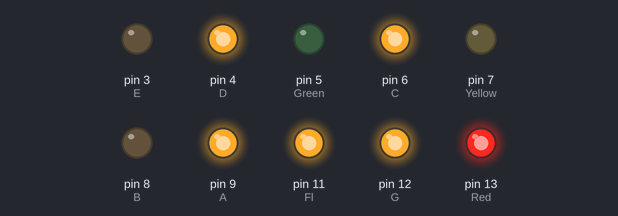
Bench run of a sketch on a simulated Arduino Uno, built with avr-gcc and run on an emulated ATmega328P. On the bench: output pins drawn as LEDs (lit = HIGH).

Above: at 0.5 s.
At 1.5 s:
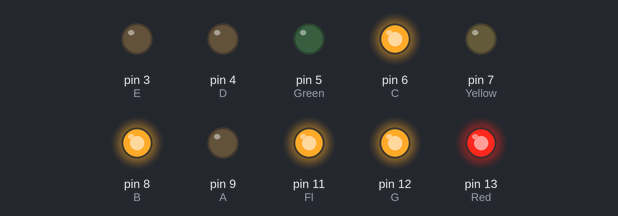
At 3.5 s:
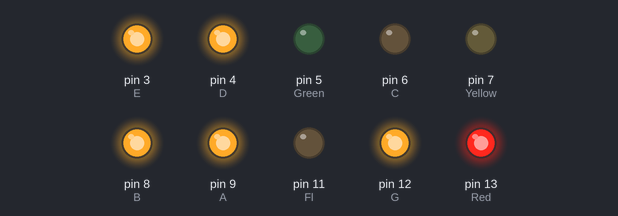
At 6.5 s:
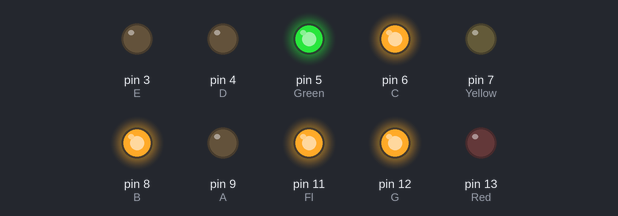
At 10.0 s:
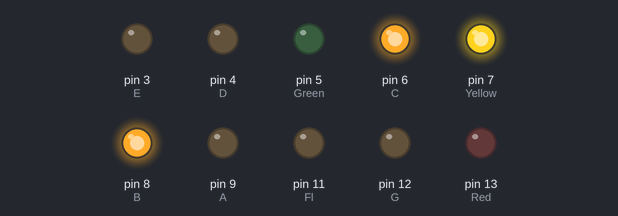
At 13.0 s:
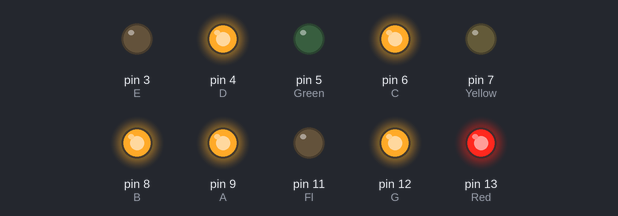
Timing chart, 0 to 13.7 s (numbered marks = the images above):
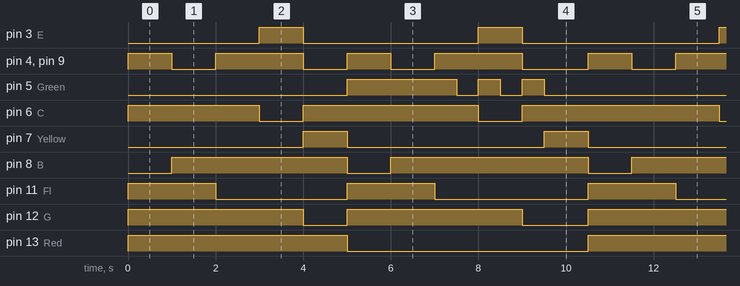

The sketch:

traffic_light.ino
```cpp
//config
#define A 9
#define B 8
#define C 6
#define D 4
#define E 3
#define Fl 11
#define G 12

#define Green 5
#define Yellow 7
#define Red 13

void setup() {
  //подключение каждого сегмента
  pinMode (A, OUTPUT);
  pinMode (B, OUTPUT);
  pinMode (C,OUTPUT);
  pinMode (D,OUTPUT);
  pinMode (E,OUTPUT);
  pinMode (Fl,OUTPUT);
  pinMode (G,OUTPUT);
  //подключение светодиодов
  pinMode (Green,OUTPUT);
  pinMode (Yellow,OUTPUT);
  pinMode (Red,OUTPUT);
}
void reset()
{

  digitalWrite (A,LOW);
  digitalWrite (B,LOW);
  digitalWrite (C,LOW);
  digitalWrite (D,LOW);
  digitalWrite (E,LOW);
  digitalWrite (Fl,LOW);
  digitalWrite (G,LOW);

}
void zero()
{
  digitalWrite (A,HIGH);
  digitalWrite (B,HIGH);
  digitalWrite (C,HIGH);
  digitalWrite (D,HIGH);
  digitalWrite (E,HIGH);
  digitalWrite (Fl,HIGH);

}
void one()
{
  digitalWrite (B,HIGH);
  digitalWrite (C,HIGH);
}
void two()
{
  digitalWrite (A,HIGH);
  digitalWrite (B,HIGH);
  digitalWrite (G,HIGH);
  digitalWrite (E,HIGH);
  digitalWrite (D,HIGH);

}
void three()
{
  digitalWrite (A,HIGH);
  digitalWrite (B,HIGH);
  digitalWrite (G,HIGH);
  digitalWrite (C,HIGH);
  digitalWrite (D,HIGH);

}
void four()
{
  digitalWrite (Fl,HIGH);
  digitalWrite (G,HIGH);
  digitalWrite (B,HIGH);
  digitalWrite (C,HIGH);

}
void five()
{
  digitalWrite (A,HIGH);
  digitalWrite (Fl,HIGH);
  digitalWrite (G,HIGH);
  digitalWrite (C,HIGH);
  digitalWrite (D,HIGH);
}
void six ()
{
  digitalWrite (A,HIGH);
  digitalWrite (G,HIGH);
  digitalWrite (C,HIGH);
  digitalWrite (D,HIGH);
  digitalWrite (E,HIGH);
  digitalWrite (Fl,HIGH);

}
void seven()
{
  digitalWrite (A,HIGH);
  digitalWrite (B,HIGH);
  digitalWrite (C,HIGH);
}
void eight()
{
  digitalWrite (A,HIGH);
  digitalWrite (B,HIGH);
  digitalWrite (C,HIGH);
  digitalWrite (D,HIGH);
  digitalWrite (E,HIGH);
  digitalWrite (Fl,HIGH);
  digitalWrite (G,HIGH);

}
void nine()
{
  digitalWrite (A,HIGH);
  digitalWrite (B,HIGH);
  digitalWrite (C,HIGH);
  digitalWrite (D,HIGH);
  digitalWrite (Fl,HIGH);
  digitalWrite (G,HIGH);

}
void loop()
{

  digitalWrite(Red, HIGH);
  reset();
  five();
  delay(1000);

    reset();
  four();
  delay(1000);

    reset();
  three();
  delay(1000);

    reset();
  two();
  delay(1000);
    digitalWrite(Yellow, HIGH);
    reset();
  one();
  delay(1000);

  digitalWrite(Yellow, LOW);
  digitalWrite(Red, LOW);
  digitalWrite(Green, HIGH);

  reset();
  five();
  delay(1000);

  reset();
  four();
  delay(1000);

  reset();
  three();
  delay(500);
  digitalWrite(Green, LOW);
  delay(500);
  digitalWrite(Green, HIGH);

  reset();
  two();
  delay(500);
  digitalWrite(Green, LOW);
  delay(500);
  digitalWrite(Green, HIGH);

  reset();
  one();
  delay(500);
  digitalWrite(Green, LOW);
  digitalWrite(Yellow, HIGH);
  delay(1000);
  digitalWrite(Yellow, LOW);
}
```

Measured:
- by itself, pin 3 (E): alternates HIGH for 1.0 s and LOW for 4.0 s
- by itself, pin 4 (D), pin 9 (A): repeats every 10.5 s: LOW 1.0 s, HIGH 2.0 s, LOW 1.0 s, HIGH 1.0 s, LOW 1.0 s, HIGH 2.0 s, LOW 1.5 s, HIGH 1.0 s
- by itself, pin 5 (Green): repeats every 10.5 s: 2 × (LOW 0.50 s, HIGH 0.50 s), LOW 6.0 s, HIGH 2.5 s
- by itself, pin 6 (C): repeats every 10.5 s: LOW 1.0 s, HIGH 4.0 s, LOW 1.0 s, HIGH 4.5 s
- by itself, pin 7 (Yellow): alternates HIGH for 1.0 s and LOW for 4.3 s
- by itself, pin 8 (B): alternates HIGH for 4.0 s and LOW for 1.0 s
- by itself, pin 11 (Fl): repeats every 10.5 s: LOW 3.0 s, HIGH 2.0 s, LOW 3.5 s, HIGH 2.0 s
- by itself, pin 12 (G): repeats every 10.5 s: LOW 1.0 s, HIGH 4.0 s, LOW 1.5 s, HIGH 4.0 s
